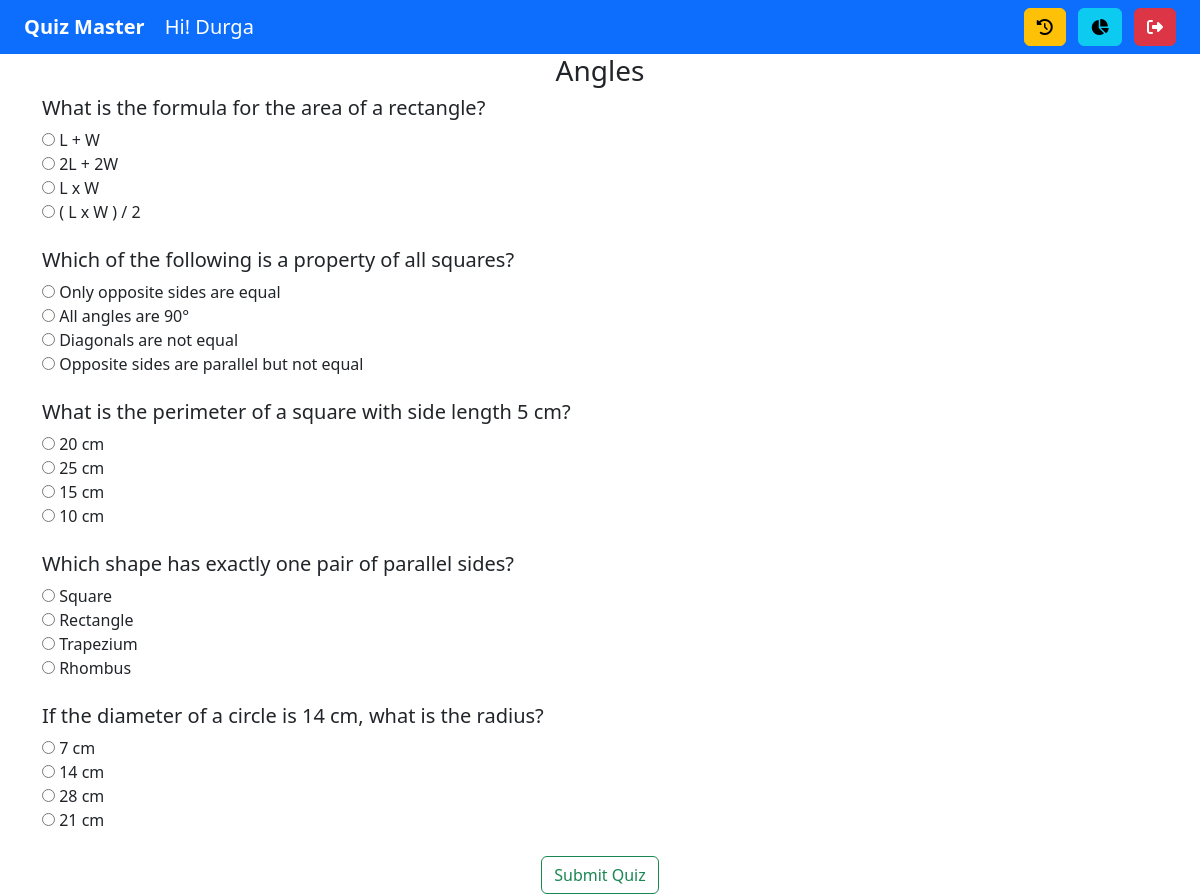
Screenshot of /quiz/1 (signed in) with the database file from the repository.
### models.py (models this page shows)
class Users(db.Model):
    __tablename__ = 'users'
    id = db.Column(db.Integer, primary_key=True)
    username = db.Column(db.String(80), unique=True, nullable=False)
    email = db.Column(db.String(80), nullable=False)
    password = db.Column(db.String(100), nullable=False)
    fullname = db.Column(db.String(100), nullable=False)
    qualification = db.Column(db.String(100), nullable=False)
    dob = db.Column(db.String(100), nullable=False)
    is_admin = db.Column(db.Boolean, nullable=False)
    user_score_list = db.relationship('Scores', back_populates = 'user_name', cascade = 'all, delete-orphan')

class Quizzes(db.Model):
    __tablename__ = 'quizzes'
    id = db.Column(db.Integer, primary_key=True)
    name = db.Column(db.String(80), nullable=False)
    date_of_quiz = db.Column(db.String(80), nullable=False)
    time_duration = db.Column(db.String(5), nullable=False)
    remarks = db.Column(db.String(80), nullable=False)
    chapter_id = db.Column(db.Integer, db.ForeignKey('chapters.id'), nullable=False)
    chapter_name = db.relationship('Chapters', back_populates = 'quiz_list')
    question_list = db.relationship('Questions', back_populates = 'quiz_name', cascade = 'all, delete-orphan')
    quiz_score_list = db.relationship('Scores', back_populates = 'quiz_name', cascade = 'all, delete-orphan')

class Questions(db.Model):
    __tablename__ = 'questions'
    id = db.Column(db.Integer, primary_key=True)
    question_statement = db.Column(db.String(80), nullable=False)
    option1 = db.Column(db.String(80), nullable=False)
    option2 = db.Column(db.String(80), nullable=False)
    option3 = db.Column(db.String(80), nullable=False)
    option4 = db.Column(db.String(80), nullable=False)
    answer = db.Column(db.String(80), nullable=False)
    quiz_id = db.Column(db.Integer, db.ForeignKey('quizzes.id'), nullable=False)
    quiz_name = db.relationship('Quizzes', back_populates = 'question_list')

### controllers.py (the view)
@app.route('/quiz/<int:quiz_id>', methods=['GET', 'POST'])
def quiz_page(quiz_id):
    if 'user_id' in session:
        quiz = Quizzes.query.filter_by(id = quiz_id).first()
        questions = Questions.query.filter_by(quiz_id = quiz_id).all()
        user = Users.query.filter_by(id = session['user_id']).first()
        return render_template("quiz.html", quiz=quiz, questions=questions, user=user)
    return redirect('/login')

### templates/quiz.html
{% extends "index.html" %}
{% block content %}
{% include "user_navbar.html" %}
<div class="container">
  <h3 class="text-center">{{ quiz.name }}</h3>
  <form action="/submit_quiz/{{ quiz.id }}" method="POST">
    {% for question in questions %}
      <div>
        <h5>{{ question.question_statement }}</h5>
        <label><input type="radio" name="question_{{ question.id }}" value="{{ question.option1 }}"> {{ question.option1 }}</label><br>
        <label><input type="radio" name="question_{{ question.id }}" value="{{ question.option2 }}"> {{ question.option2 }}</label><br>
        <label><input type="radio" name="question_{{ question.id }}" value="{{ question.option3 }}"> {{ question.option3 }}</label><br>
        <label><input type="radio" name="question_{{ question.id }}" value="{{ question.option4 }}"> {{ question.option4 }}</label>
      </div>
      <br>
    {% endfor %}
    <div class="text-center">
      <button type="submit" class="btn btn-outline-success">Submit Quiz</button>
    </div>
  </form>
</div>
{% endblock %}

### templates/user_navbar.html
<nav class="navbar navbar-dark bg-primary px-4 d-flex justify-content-between">
  <div>
    <a class="navbar-brand fw-bold" href="/quiz_list">Quiz Master</a>
    <a class="navbar-brand" href="/quiz_list">Hi! {{ user.username }}</a>
  </div>
  <div>
    <a class="btn btn-warning me-2" href="/user_history">
      <i class="fa-solid fa-clock-rotate-left"></i>
    </a>
    <a class="btn btn-info me-2" href="/user_dashboard">
      <i class="fa-solid fa-chart-pie"></i>
    </a>
    <a class="btn btn-danger" href="/logout">
      <i class="fa-solid fa-right-from-bracket"></i>
    </a>
  </div>
</nav>

### rows the page displays
Users: username "Durga"
Quizzes: name "Angles"
Questions: question_statement "What is the formula for the area of a rectangle?", option1 "L + W", option2 "2L + 2W", option3 "L x W", option4 "( L x W ) / 2"
Questions: question_statement "Which of the following is a property of all squares?", option1 "Only opposite sides are equal", option2 "All angles are 90°", option3 "Diagonals are not equal", option4 "Opposite sides are parallel but not equal"
Questions: question_statement "What is the perimeter of a square with side length 5 cm?", option1 "20 cm", option2 "25 cm", option3 "15 cm", option4 "10 cm"
Questions: question_statement "Which shape has exactly one pair of parallel sides?", option1 "Square", option2 "Rectangle", option3 "Trapezium", option4 "Rhombus"
Questions: question_statement "If the diameter of a circle is 14 cm, what is the radius?", option1 "7 cm", option2 "14 cm", option3 "28 cm", option4 "21 cm"
